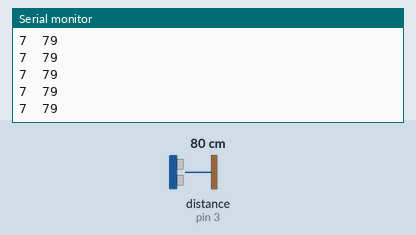
This sketch was run on a simulated Arduino Uno, built with avr-gcc and run on an emulated ATmega328P. Parts: the last lines printed to the serial monitor. Wiring (inferred from the names in the program): ultrasonic range finder: trigger pin 2; echo pin 3. The test bench sets the inputs (shaded band); at power-on: distance to the obstacle (sensor on pin 3) 80 cm. The echo pulse lasts 58.3 µs per cm.

Above: at 1.2 s.
1.3 s: distance to the obstacle (sensor on pin 3) set to 2 cm
At 1.38 s:
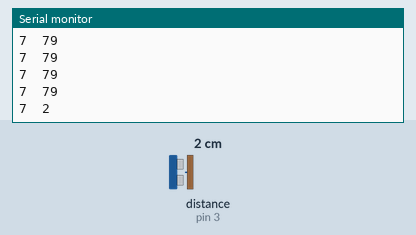
2.8 s: distance to the obstacle (sensor on pin 3) set to 4 cm
At 2.89 s:
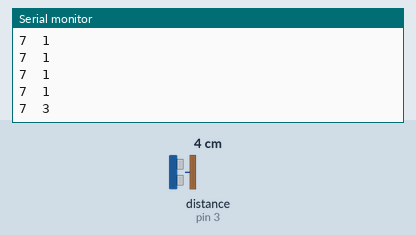
Timing chart, 0 to 5.8 s (numbered marks = the images above; inputs shaded):
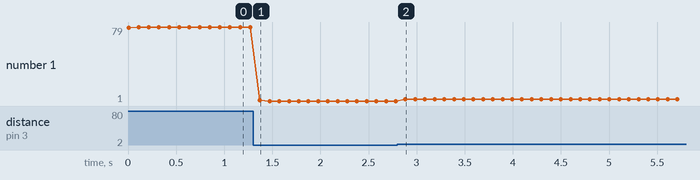

The sketch:

ultrasonico.ino
```cpp
const int Trigger = 2;   //Pin digital 2 para el Trigger del sensor
const int Echo = 3;   //Pin digital 3 para el Echo del sensor
int tiempo;
int inicio = 7;

void setup() {
  Serial.begin(9600);//iniciailzamos la comunicación
  pinMode(Trigger, OUTPUT); //pin como salida
  pinMode(Echo, INPUT);  //pin como entrada
  digitalWrite(Trigger, LOW);//Inicializamos el pin con 0
}

void loop()
{
  tiempo = millis()/1000;
  long t; //timepo que demora en llegar el eco
  long d; //distancia en centimetros

  digitalWrite(Trigger, HIGH);
  delayMicroseconds(10);          //Enviamos un pulso de 10us
  digitalWrite(Trigger, LOW);

  t = pulseIn(Echo, HIGH); //obtenemos el ancho del pulso
  d = t/59;             //escalamos el tiempo a una distancia en cm

  Serial.print(inicio);
  Serial.print("\t");
  Serial.println(d);
  delay(100);          //Hacemos una pausa de 100ms
}
```

Measured:
- after the input at 1.3 s, the serial monitor: prints a new line after 0.07 s (image 1)
- after the input at 2.8 s, the serial monitor: prints a new line after 0.08 s (image 2)
- plotted number 1: 79 → 1 after the input at 1.3 s, 1 → 3 after the input at 2.8 s
